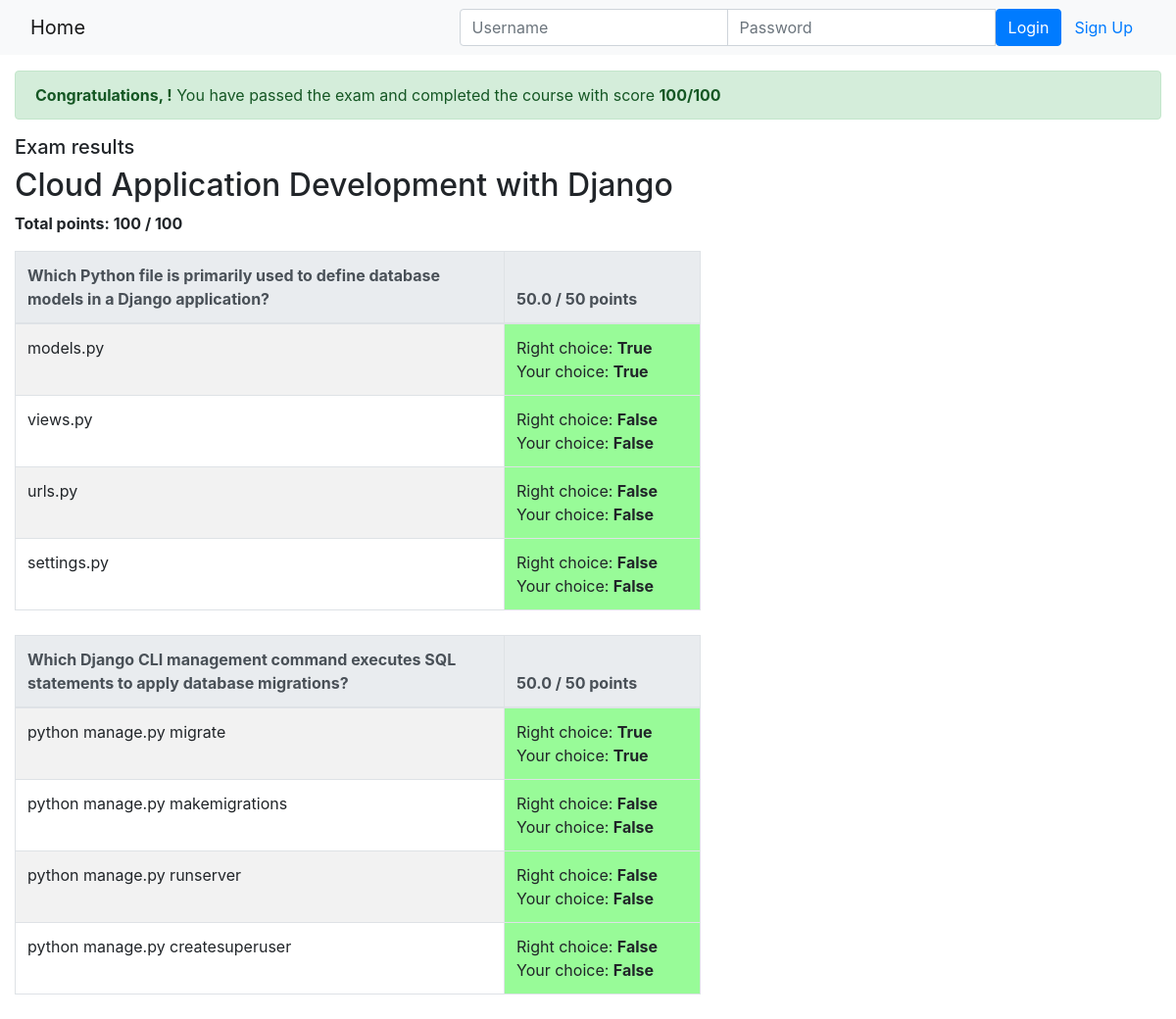
Page /onlinecourse/course/1/submission/1/result/ on the committed database.
### onlinecourse/models.py (models this page shows, shortened)
class Course(models.Model):
    name = models.CharField(null=False, max_length=30, default='online course')
    image = models.ImageField(upload_to='course_images/')
    description = models.CharField(max_length=1000)
    pub_date = models.DateField(null=True)
    instructors = models.ManyToManyField(Instructor)
    users = models.ManyToManyField(settings.AUTH_USER_MODEL, through='Enrollment')
    total_enrollment = models.IntegerField(default=0)
    is_enrolled = False

class Question(models.Model):
    course = models.ForeignKey(Course, on_delete=models.CASCADE)
    lesson = models.ForeignKey(Lesson, on_delete=models.CASCADE, null=True, blank=True)
    question_text = models.CharField(max_length=500)
    grade = models.IntegerField(default=50)

class Choice(models.Model):
    question = models.ForeignKey(Question, on_delete=models.CASCADE)
    choice_text = models.CharField(max_length=200)
    is_correct = models.BooleanField(default=False)

### onlinecourse/views.py (the view)
# urls.py: path('course/<int:course_id>/submission/<int:submission_id>/result/', views.show_exam_result, name='show_exam_result'),
def show_exam_result(request, course_id, submission_id):
    course = get_object_or_404(Course, pk=course_id)
    submission = get_object_or_404(Submission, pk=submission_id)
    total = 0
    total_user = 0
    q_results = {}
    c_submits = {}
    c_results = {}
    for q in course.question_set.all():
        q_total = 0
        q_total_user = 0
        for c in q.choice_set.all():
            q_total += 1
            temp_right = c.is_correct
            count = submission.choices.filter(id=c.id).count()
            temp_user = count > 0
            c_submits[c.id] = temp_user
            c_results[c.id] = (temp_user == temp_right)
            if temp_user == temp_right:
                q_total_user += 1
        if q_total > 0:
            q_results[q.id] = q.grade * (q_total_user / q_total)
        else:
            q_results[q.id] = 0
        total += q.grade
        total_user += q_results[q.id]
    context = {}
    context["course"] = course
    context["submission"] = submission
    context["total"] = total
    context["total_user"] = int(total_user) if total_user == int(total_user) else total_user
    context["q_results"] = q_results
    context["c_submits"] = c_submits
    context["c_results"] = c_results
    context["grade"] = int((total_user / total) * 100) if total > 0 else 0
    return render(request, 'onlinecourse/exam_result_bootstrap.html', context)

### onlinecourse/templates/onlinecourse/exam_result_bootstrap.html (shortened to what this page needs)
<!DOCTYPE html>
<html lang="en">
<head>
    {% load static %}
    <link rel="stylesheet" href="https://maxcdn.bootstrapcdn.com/bootstrap/4.5.2/css/bootstrap.min.css">
</head>
<body>
<nav class="navbar navbar-light bg-light">
    <div class="container-fluid">
        <div class="navbar-header">
            <a class="navbar-brand" href="{% url 'onlinecourse:index' %}">Home</a>
        </div>
        <ul class="nav navbar-nav navbar-right">
            {% if user.is_authenticated %}
            <li>
                <a class="btn btn-link" href="#">{{ user.first_name }}({{ user.username }})</a>
                <a class="btn btn-link" href="{% url 'onlinecourse:logout' %}">Logout</a>
            </li>
            {% else %}
            <li>
                <form class="form-inline" action="{% url 'onlinecourse:login' %}" method="post">
                    <div class="input-group">
                        <input type="text" class="form-control" placeholder="Username" name="username">
                        <input type="password" class="form-control" placeholder="Password" name="psw">
                        <button class="btn btn-primary" type="submit">Login</button>
                        <a class="btn btn-link" href="{% url 'onlinecourse:registration' %}">Sign Up</a>
                    </div>
                </form>
            </li>
            {% endif %}
        </ul>
    </div>
</nav>
<div class="container-fluid mt-3">
    {% if grade > 80 %}
    <div class="alert alert-success">
        <b>Congratulations, {{ user.username }}!</b> You have passed the exam and completed the course with score <b>{{ total_user }}/{{ total }}</b>
    </div>
    {% else %}
    <div class="alert alert-danger">
        <b>Failed.</b> Sorry, {{ user.username }}! You have failed the exam with score <b>{{ total_user }}/{{ total }}</b>
    </div>
    <a class="btn btn-link text-danger" href="{% url 'onlinecourse:course_details' course.id %}">Re-test</a>
    {% endif %}
    <div class="card-columns-vertical mt-3">
        <h5>Exam results</h5>
        <h2>{{ course.name }}</h2>
        <p class="font-weight-bold">Total points: {{ total_user }} / {{ total }}</p>
        {% for question in course.question_set.all %}
        <table class="table table-bordered table-striped" style="width:100%; max-width:700px; margin-bottom: 25px;">
            <thead class="thead-light">
                <tr>
                    <th>{{ question.question_text }}</th>
                    <th style="width: 200px;">
                        {% for key, value in q_results.items %}
                            {% if question.id == key %}
                                {{ value }}
                            {% endif %}
                        {% endfor %}
                        / {{ question.grade }} points
                    </th>
                </tr>
            </thead>
            <tbody>
                {% for choice in question.choice_set.all %}
                <tr>
                    <td>{{ choice.choice_text }}</td>
                    <td style="background-color:{% for key, value in c_results.items %}{% if choice.id == key %}{% if value == True %}palegreen{% else %}lightpink{% endif %}{% endif %}{% endfor %};">
                        Right choice: <b>{{ choice.is_correct }}</b><br>
                        Your choice: <b>{% for key, value0 in c_submits.items %}{% if choice.id == key %}{{ value0 }}{% endif %}{% endfor %}</b>
                    </td>
                </tr>
                {% endfor %}
            </tbody>
        </table>
        {% endfor %}
    </div>
</div>
</body>
</html>

### rows in the picture
Course: name "Cloud Application Development with Django"
Question: question_text "Which Python file is primarily used to define database models in a Django application?", q_results "50.0", grade "50"
Choice: choice_text "models.py", is_correct "True", c_submits "True"
Choice: choice_text "views.py", is_correct "False", c_submits "False"
Choice: choice_text "urls.py", is_correct "False", c_submits "False"
Choice: choice_text "settings.py", is_correct "False", c_submits "False"
Question: question_text "Which Django CLI management command executes SQL statements to apply database migrations?", q_results "50.0", grade "50"
Choice: choice_text "python manage.py migrate", is_correct "True", c_submits "True"
Choice: choice_text "python manage.py makemigrations", is_correct "False", c_submits "False"
Choice: choice_text "python manage.py runserver", is_correct "False", c_submits "False"
Choice: choice_text "python manage.py createsuperuser", is_correct "False", c_submits "False"

### other values in the picture
{{ total_user }} "100"
{{ total }} "100"
